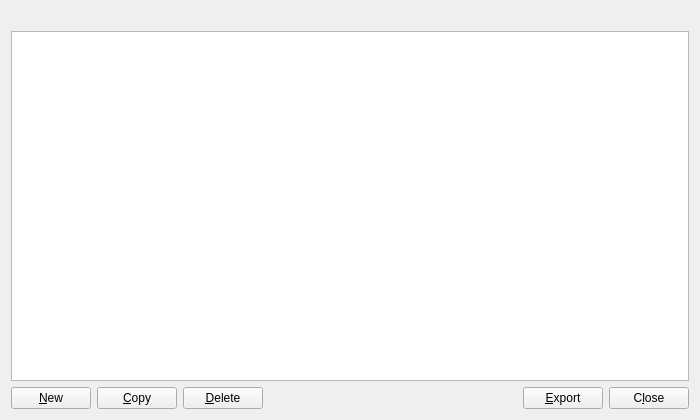
<?xml version="1.0" encoding="UTF-8"?>
<ui version="4.0">
 <class>AddressBookPage</class>
 <widget class="QWidget" name="AddressBookPage">
  <property name="geometry">
   <rect>
    <x>0</x>
    <y>0</y>
    <width>700</width>
    <height>420</height>
   </rect>
  </property>
  <property name="minimumSize">
   <size>
    <width>700</width>
    <height>0</height>
   </size>
  </property>
  <layout class="QVBoxLayout" name="verticalLayout">
   <item>
    <widget class="QLabel" name="labelExplanation">
     <property name="textFormat">
      <enum>Qt::PlainText</enum>
     </property>
     <property name="wordWrap">
      <bool>true</bool>
     </property>
    </widget>
   </item>
   <item>
    <widget class="QTableView" name="tableView">
     <property name="contextMenuPolicy">
      <enum>Qt::CustomContextMenu</enum>
     </property>
     <property name="toolTip">
      <string>Right-click to edit address or label</string>
     </property>
     <property name="tabKeyNavigation">
      <bool>false</bool>
     </property>
     <property name="alternatingRowColors">
      <bool>true</bool>
     </property>
     <property name="selectionMode">
      <enum>QAbstractItemView::SingleSelection</enum>
     </property>
     <property name="selectionBehavior">
      <enum>QAbstractItemView::SelectRows</enum>
     </property>
     <property name="sortingEnabled">
      <bool>true</bool>
     </property>
     <attribute name="verticalHeaderVisible">
      <bool>false</bool>
     </attribute>
    </widget>
   </item>
   <item>
    <layout class="QHBoxLayout" name="horizontalLayout">
     <item>
      <widget class="QPushButton" name="newAddress">
       <property name="toolTip">
        <string>Create a new address</string>
       </property>
       <property name="text">
        <string>&amp;New</string>
       </property>
       <property name="autoDefault">
        <bool>false</bool>
       </property>
      </widget>
     </item>
     <item>
      <widget class="QPushButton" name="copyAddress">
       <property name="toolTip">
        <string>Copy the currently selected address to the system clipboard</string>
       </property>
       <property name="text">
        <string>&amp;Copy</string>
       </property>
       <property name="autoDefault">
        <bool>false</bool>
       </property>
      </widget>
     </item>
     <item>
      <widget class="QPushButton" name="deleteAddress">
       <property name="toolTip">
        <string>Delete the currently selected address from the list</string>
       </property>
       <property name="text">
        <string>&amp;Delete</string>
       </property>
       <property name="autoDefault">
        <bool>false</bool>
       </property>
      </widget>
     </item>
     <item>
      <spacer name="horizontalSpacer">
       <property name="orientation">
        <enum>Qt::Horizontal</enum>
       </property>
       <property name="sizeHint" stdset="0">
        <size>
         <width>40</width>
         <height>20</height>
        </size>
       </property>
      </spacer>
     </item>
     <item>
      <widget class="QPushButton" name="exportButton">
       <property name="toolTip">
        <string>Export the data in the current tab to a file</string>
       </property>
       <property name="text">
        <string>&amp;Export</string>
       </property>
       <property name="autoDefault">
        <bool>false</bool>
       </property>
      </widget>
     </item>
     <item>
      <widget class="QPushButton" name="closeButton">
       <property name="sizePolicy">
        <sizepolicy hsizetype="Minimum" vsizetype="Minimum">
         <horstretch>0</horstretch>
         <verstretch>0</verstretch>
        </sizepolicy>
       </property>
       <property name="text">
        <string>C&amp;lose</string>
       </property>
       <property name="autoDefault">
        <bool>false</bool>
       </property>
      </widget>
     </item>
    </layout>
   </item>
  </layout>
 </widget>
 <resources/>
 <connections/>
</ui>
